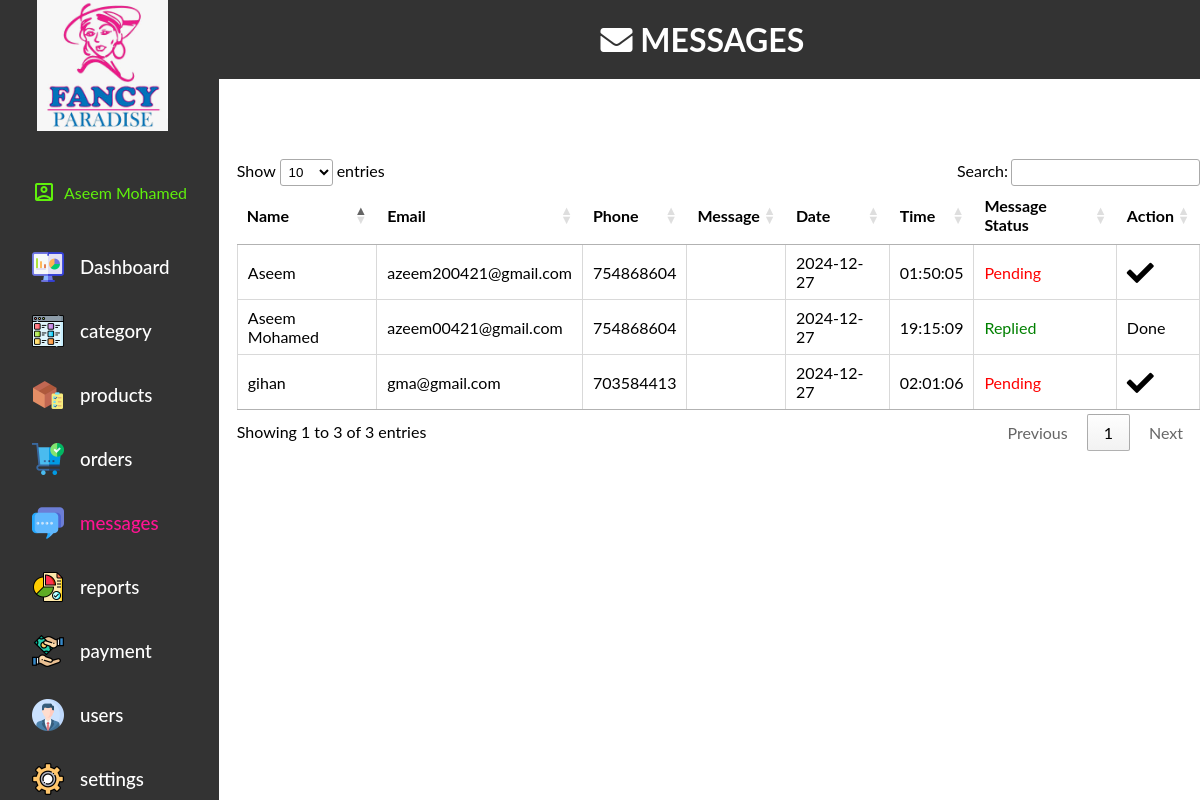
Screenshot of /fancy_paradise/adminpanel/view/messages.php (signed in) with the database file from the repository.
### tables this page shows
CREATE TABLE `tbl_module_role` (
  `module_id` int(11) NOT NULL,
  `role_id` int(11) NOT NULL
);

CREATE TABLE `tbl_module` (
  `module_id` int(11) NOT NULL,
  `name` varchar(50) NOT NULL,
  `image` text NOT NULL
);

CREATE TABLE `tbl_messages` (
  `message_id` int(10) NOT NULL,
  `name` varchar(50) NOT NULL,
  `email` varchar(200) NOT NULL,
  `phone` int(11) NOT NULL,
  `message` varchar(200) NOT NULL,
  `date` date NOT NULL DEFAULT current_timestamp(),
  `time` time NOT NULL,
  `message_status` text NOT NULL
);

### fancy_paradise/adminpanel/view/messages.php (the view, shortened to what this page needs)
			<?php
				include "index.php";
			?>
	<main>
        <h1 class="sticky"><i class="fa fa-envelope" aria-hidden="true"></i> MESSAGES</h1>
    <table class="message-table hover order-colomn cell-border message-display">
        <thead>
            <tr>
                <th>Name</th>
                <th>Email</th>
                <th>Phone</th>
                <th>Message</th>
                <th>Date</th>
                <th>Time</th>
                <th>Message Status</th>
                <th>Action</th>
            </tr>
        </thead>
        <tbody>
            <?php
                    $sql = "SELECT * FROM tbl_messages ORDER BY `date` DESC, `time` DESC";
                    $res = mysqli_query($conn, $sql);
                    while ($row = mysqli_fetch_assoc($res))
                    {
            ?>
                        <tr>
                            <td><?php echo $row['name']; ?></td>
                            <td><?php echo $row['email']; ?></td>
                            <td><?php echo $row['phone']; ?></td>
                            <td><?php echo $row['message']; ?></td>
                            <td><?php echo $row['date']; ?></td>
                            <td><?php echo $row['time']; ?></td>
                            <td class="<?php echo ($row['message_status'] == 'Pending') ? 'pending' : 'replied';?>">
                                            <?php echo $row['message_status']; ?>
                            </td>
                            <td>
                                <form method="POST" action="../controller/update_messagestatus.php">
                                  <?php if($row['message_status']=='Pending')
                                  {?>
                                        <button type="submit" class="right-button">
                                            <i class="fa fa-check"></i>
                                        </button>
                                    <?php }else{
                                        echo "Done";
                                    } ?>
                                </form>
                            </td>
                        </tr>
                <?php } ?>
        </tbody>
    </table>
</main>
</body>
</html>

### fancy_paradise/adminpanel/view/index.php (shortened to what this page needs)
<?php
include('../model/connection.php');
$roleId = $_SESSION['role_id'];
$sql = "SELECT m.module_id, m.name, mr.role_id
          FROM tbl_module_role AS mr
          INNER JOIN tbl_module AS m ON mr.module_id = m.module_id
          WHERE mr.role_id = $roleId";
$res = mysqli_query($conn, $sql);
$modules = mysqli_fetch_all($res, MYSQLI_ASSOC);
?>
<!DOCTYPE html>
<html>
<head>
	<link rel="stylesheet" href="https://pro.fontawesome.com/releases/v5.10.0/css/all.css">
	<link rel="stylesheet" href="../view/css/index.css">
	<link rel="stylesheet" type="text/css" href="https://cdn.datatables.net/1.11.4/css/jquery.dataTables.css">
	<link rel="stylesheet" type="text/css" href="https://cdn.datatables.net/v/dt/dt-1.12.1/b-2.2.3/b-html5-2.2.3/date-1.1.2/r-2.3.0/datatables.min.css"/>
	<link rel="stylesheet" type="text/css" href="https://cdn.datatables.net/tabletools/2.2.4/css/dataTables.tableTools.css">
	<link href="https://cdnjs.cloudflare.com/ajax/libs/select2/4.0.13/css/select2.min.css" rel="stylesheet" />
</head>
<body>
	<div class="container">
		<aside>
			<div class="top">
				<div class="navigation" id="navigation">
					<a class="dashlogo" href="dashboard.php">
					<img src="assets/logo.jpg" alt="Logo" width="131" height="131">
					</a>
					<div class="user-info">
					<span class="material-icons-outlined">account_box</span>
						<?php echo $_SESSION['firstname']; ?>
						<?php echo $_SESSION['lastname']; ?>
					</div>
					<a class="btn" href="dashboard.php">
					<img src="assets/Module_images/dashboard.png" width="32" height="32">
					<h3>Dashboard</h3>
					</a>
					<?php foreach ($modules as $module) : ?>
						<?php
						$moduleSql = "SELECT image FROM tbl_module WHERE module_id = " . $module['module_id'];
						$moduleRes = mysqli_query($conn, $moduleSql);
						$moduleRow = mysqli_fetch_assoc($moduleRes);
						$module_image = $moduleRow['image'];
						?>
						<a class="btn" href="<?php echo $module['name'] . '.php'; ?>">
							<img src="<?php echo SITEURL; ?>adminpanel/view/assets/Module_images/<?php echo $module_image; ?>" alt="<?php echo $module_image; ?>" width="32" height="32">
							<h3><?php echo $module['name']; ?></h3>
						</a>
					<?php endforeach; ?>
				</div>
			</div>
		</aside>

### fancy_paradise/adminpanel/view/css/index.css (style rules this page uses)
* { margin: 0; padding: 0; list-style: none; text-decoration: none; box-sizing: border-box; }
body { width: 100%; font-family: "Lato", sans-serif; user-select: none; overflow-x: hidden; }
.container { display: grid; width: 100%; grid-template-columns: 12.8rem auto; }
aside .navigation { margin: 0; padding: 0; height: 100%; position: fixed; background-color: #333; overflow: auto; }
aside h3 { font-weight: 500; }
.dashlogo { margin: 2.3rem; align-items: center; position: relative; transition: all 300ms ease; }
.btn { color: white; display: flex; margin: 2rem; gap: 1rem; align-items: center; position: relative; height: 2rem; transition: all 300ms ease; flex-direction: row; }
.active { color: deeppink; }
.user-info { color: rgb(96, 241, 12); display: flex; margin: 2rem; gap: 0.5rem; align-items: center; position: relative; height: 3.3rem; }

### rows the page displays
tbl_module_role: module.image (picture), module.name "category"
tbl_module_role: module.image (picture), module.name "products"
tbl_module_role: module.image (picture), module.name "orders"
tbl_module_role: module.image (picture), module.name "messages"
tbl_module_role: module.image (picture), module.name "reports"
tbl_module_role: module.image (picture), module.name "payment"
tbl_module_role: module.image (picture), module.name "users"
tbl_module_role: module.image (picture), module.name "settings"
tbl_messages: name "Aseem Mohamed", email "azeem00421@gmail.com", phone "754868604", date "2024-12-27", time "19:15:09", message_status "Replied", shows "Done"
tbl_messages: name "gihan", email "gma@gmail.com", phone "703584413", date "2024-12-27", time "02:01:06", message_status "Pending"
tbl_messages: name "Aseem", email "azeem200421@gmail.com", phone "754868604", date "2024-12-27", time "01:50:05", message_status "Pending"

### other values shown
$_SESSION['firstname'] "Aseem"
$_SESSION['lastname'] "Mohamed"
